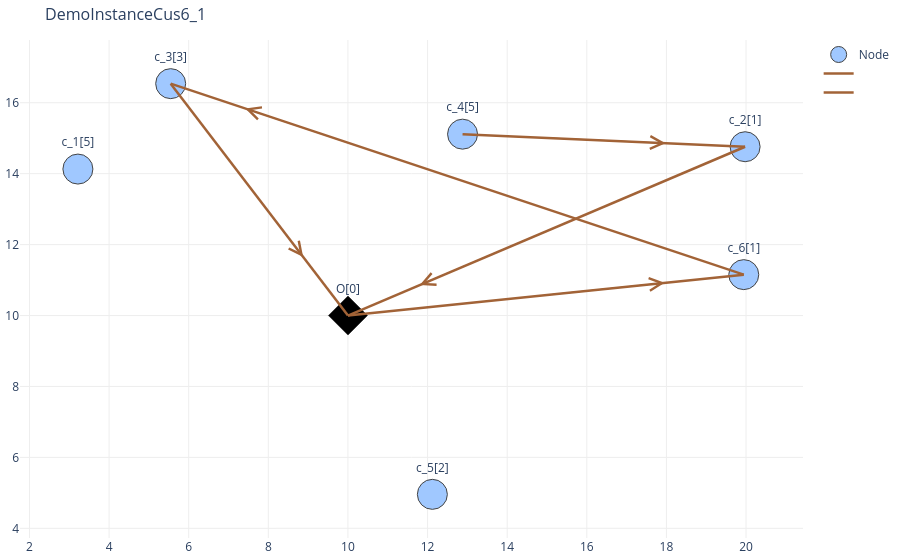

Source (notebook cell):
### Code cell
path1 = {'arcs_list': [('c_4','c_2'),('c_2','O')],
                      'config': {'line_width':2.5, 'line_color':'#a26337', 'dash':None, 'name':''}}
path2 = {'arcs_list': [('O','c_6'),('c_6','c_3'),('c_3','O')],
                      'config': {'line_width':2.5, 'line_color':'#a26337', 'dash':None, 'name':''}}
path_arcs_list = [path1,path2]
vis_sol.plot_network(path_arcs_list, node_trace,_cus_dem=customer_demand,_title=instance_name)

### Figure 1 — Plotly figure (JSON) as saved in the notebook; plotly's stock layout.template omitted (floating-point values rounded to 4 significant figures)
{"data": [{"marker": {"color": [2, 2, 2, 2, 2, 2, 4], "colorscale": [[0, "rgb(0,0,0)"], [0.25, "rgb(230,0,0)"], [0.5, "rgb(230,210,0)"], [0.75, "rgb(255,255,255)"], [1, "rgb(160,200,255)"]], "line": {"width": 1}, "reversescale": true, "showscale": false, "size": 30, "symbol": ["circle", "circle", "circle", "circle", "circle", "circle", "diamond"]}, "mode": "markers+text", "name": "Node", "text": ["c_2[1]", "c_5[2]", "c_4[5]", "c_3[3]", "c_6[1]", "c_1[5]", "O[0]"], "textposition": "top center", "type": "scatter", "x": [19.98, 12.12, 12.88, 5.547, 19.94, 3.217, 10], "y": [14.76, 4.958, 15.11, 16.54, 11.15, 14.13, 10]}, {"hoverinfo": "text", "line": {"color": "#a26337", "width": 2.5}, "mode": "lines", "name": "", "type": "scatter", "x": [12.88, 19.98, null, 19.98, 10, null], "y": [15.11, 14.76, null, 14.76, 10, null]}, {"hoverinfo": "text", "line": {"color": "#a26337", "width": 2.5}, "mode": "lines", "name": "", "type": "scatter", "x": [10, 19.94, null, 19.94, 5.547, null, 5.547, 10, null], "y": [10, 11.15, null, 11.15, 16.54, null, 16.54, 10, null]}], "layout": {"annotations": [{"arrowcolor": "#a26337", "arrowhead": 5, "arrowsize": 2.5, "ax": 14.98, "axref": "x", "ay": 15.01, "ayref": "y", "showarrow": true, "x": 17.98, "xref": "x", "y": 14.86, "yref": "y"}, {"arrowcolor": "#a26337", "arrowhead": 5, "arrowsize": 2.5, "ax": 14.51, "axref": "x", "ay": 12.15, "ayref": "y", "showarrow": true, "x": 11.81, "xref": "x", "y": 10.86, "yref": "y"}, {"arrowcolor": "#a26337", "arrowhead": 5, "arrowsize": 2.5, "ax": 14.98, "axref": "x", "ay": 10.58, "ayref": "y", "showarrow": true, "x": 17.96, "xref": "x", "y": 10.92, "yref": "y"}, {"arrowcolor": "#a26337", "arrowhead": 5, "arrowsize": 2.5, "ax": 10.23, "axref": "x", "ay": 14.79, "ayref": "y", "showarrow": true, "x": 7.42, "xref": "x", "y": 15.84, "yref": "y"}, {"arrowcolor": "#a26337", "arrowhead": 5, "arrowsize": 2.5, "ax": 7.185, "axref": "x", "ay": 14.13, "ayref": "y", "showarrow": true, "x": 8.874, "xref": "x", "y": 11.65, "yref": "y"}], "hovermode": "closest", "margin": {"b": 20, "l": 5, "r": 5, "t": 40}, "plot_bgcolor": "rgba(0,0,0,0)", "showlegend": true, "title": {"font": {"size": 16}, "text": "DemoInstanceCus6_1"}, "xaxis": {"gridcolor": "#eee", "showgrid": true, "showticklabels": true, "zeroline": true}, "yaxis": {"gridcolor": "#eee", "showgrid": true, "showticklabels": true, "zeroline": true}}}
